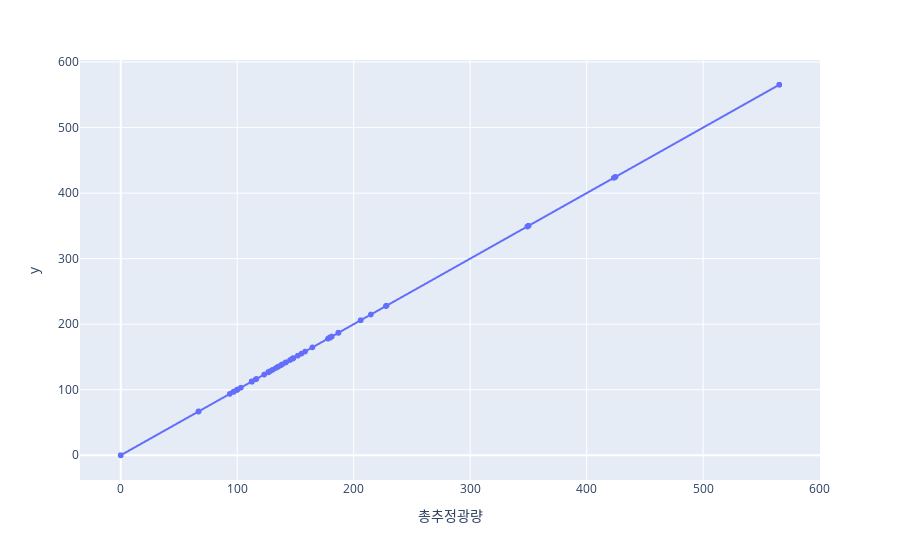

Write notebook code for a chart like this one.
### Code cell
fig = px.scatter(train_df_meta, x = train_df_meta['총추정광량'], 
                 y= train_df_meta['백색광추정광량'] + train_df_meta['적색광추정광량']+ train_df_meta['청색광추정광량'],
                 trendline="ols")

fig.show()

### Figure 1 — Plotly figure (JSON) as saved in the notebook; plotly's stock layout.template omitted (floating-point values rounded to 4 significant figures; data arrays with more than 128 entries replaced by an {"elided": "..."} marker saying what was removed)
{"data": [{"hovertemplate": "총추정광량=%{x}<br>y=%{y}<extra></extra>", "legendgroup": "", "marker": {"color": "#636efa", "symbol": "circle"}, "mode": "markers", "name": "", "showlegend": false, "type": "scattergl", "x": {"elided": "1278 float values"}, "xaxis": "x", "y": {"elided": "1278 float values"}, "yaxis": "y"}, {"hovertemplate": "<b>OLS trendline</b><br>y = 1 * 총추정광량 + 1.6005e-12<br>R<sup>2</sup>=1.000000<br><br>총추정광량=%{x}<br>y=%{y} <b>(trend)</b><extra></extra>", "legendgroup": "", "marker": {"color": "#636efa", "symbol": "circle"}, "mode": "lines", "name": "", "showlegend": false, "type": "scattergl", "x": {"elided": "1278 float values"}, "xaxis": "x", "y": {"elided": "1278 float values"}, "yaxis": "y"}], "layout": {"legend": {"tracegroupgap": 0}, "margin": {"t": 60}, "xaxis": {"anchor": "y", "domain": [0, 1], "title": {"text": "총추정광량"}}, "yaxis": {"anchor": "x", "domain": [0, 1], "title": {"text": "y"}}}}
